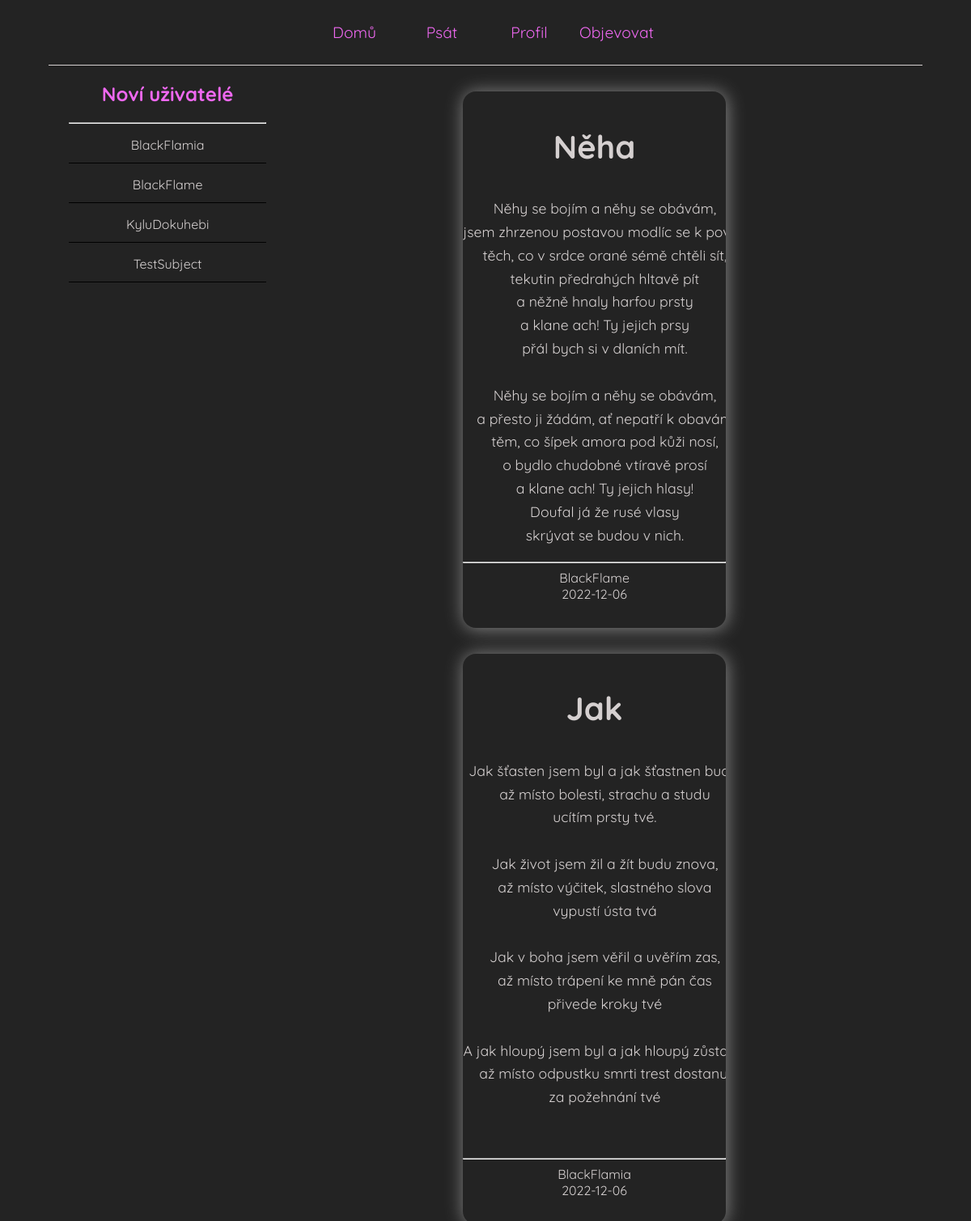
Screenshot of /index.php (signed in) with the database file from the repository.
### tables this page shows
CREATE TABLE `user` (
  `id` int(11) NOT NULL,
  `username` varchar(30) NOT NULL,
  `password` varchar(300) NOT NULL,
  `gender` int(1) NOT NULL,
  `PoetryCount` int(11) NOT NULL,
  `likeCount` int(11) NOT NULL,
  `followCount` int(11) NOT NULL,
  `infoAbout` varchar(500) NOT NULL,
  `profilePic` longblob NOT NULL,
  `email` varchar(50) NOT NULL
);

CREATE TABLE `contribution` (
  `id` int(11) NOT NULL,
  `title` varchar(40) NOT NULL,
  `poem_content` varchar(1500) NOT NULL,
  `author` varchar(30) NOT NULL,
  `date` date NOT NULL,
  `typeOfPoem` varchar(30) NOT NULL
);

### php/check.php (called while the page is built, shortened)
<?php
 class Check {
function checkHack($sql) {
    $sql = preg_replace('/\s+/', '', $sql);
    $sql = substr($sql, 12);
return 1;
}
 }
?>

### components/contents.php (the view, shortened to what this page needs)
<div class="homepageContainer">
<div class="homepage">
<?php
require "php/check.php";
$errors = new Check();
$youFollowNobody = false;
$name = $_SESSION["username"];
$sqlWhoDoYouFollow = "select following from follows where follower='$name'";
$sql = "select * from contribution where author IN (";
if($errors->checkHack($sqlWhoDoYouFollow)) {
$followers = $con -> query($sqlWhoDoYouFollow);
} else {
header("location: ../pages/errors/problem.php");
}
$followerList = array();
while ($row = $followers -> fetch_assoc()) {
array_push($followerList, $row["following"]);
}
    if(count($followerList) > 1){
      foreach($followerList as $value) {
        $sql .= "'$value',";
      };
      $sql = substr($sql, 0, -1);
    }
    $sql .= ") ORDER BY date desc;";
if(!$youFollowNobody) {
    if($errors->checkHack($sql)) {
        $result = $con -> query($sql);
        } else {
        header("../pages/errors/problem.php");
        }
    }
if($result!=false) {
if(mysqli_num_rows($result) > 0) {
while ($row = $result->fetch_assoc()) {
?>
    <div class="contribution" id="<?php echo $row['id'] ?>">
    <div class="contributionContainer">
        <h1 class="title"><?php echo $row["title"] ?></h1>
        <div class="contributionContent">
            <pre><?php echo nl2br($row["poem_content"]); ?></pre>
        </div>
        <hr class="dividerInfo">
        <div class="author">
            <?php echo $row["author"]; ?>
        </div>
        <div class="date">
            <?php echo $row["date"]; ?>
        </div>
</div>
    </div>
<?php
}
} else {
    echo "Nikdo, koho sleduješ, ještě nevydal žádný příspěvek :/ Buď první!";
}
} else {
    echo "Nikoho nesleduješ!";
}
?>
 </div>
 </div>

### index.php (shortened to what this page needs)
<?php
if(isset($_SESSION["username"]) && $_SESSION["username"]!="") {
require "./components/database.php";
require "./components/head.php";
require "./components/body.php";
require "./components/header.php";
require "./components/aside.php";
?>
<?php
require "./components/contents.php";
require "./components/footer.php";
} else {
    header("location: pages/login.php");
}
?>

### components/head.php (shortened to what this page needs)
<!DOCTYPE html>
<html lang="en">
<head>
    <link rel="stylesheet" href="/Nightingale/sources/css/all.css">

### components/body.php
</head>
<body>
    <div id="root">

### components/header.php
<header class="header">
    <div class="container-header">
        <div class="container-header-items">
            <div class="container-header__item">
                <a href="/Nightingale/php/buttons.php?id=1" class="pink link"> Domů </a>
            </div>
            <div class="container-header__item">
                <a href="/Nightingale/php/buttons.php?id=2" class="pink link"> Psát </a>
            </div>
            <div class="container-header__item">
                <a href="/Nightingale/php/buttons.php?id=3" class="pink link"> Profil </a>
            </div>
            <div class="container-header__item">
                <a href="/Nightingale/php/buttons.php?id=4" class="pink link"> Objevovat </a>
            </div>
        </div>
    </div>
</header>
<main>

### components/aside.php
<aside class="followNew">
    <div class="followNewContainer">
        <h2 class="followNewTitle pink"> Noví uživatelé </h2>
        <hr class="divider">
        <?php
        $sql = "select username from user order by rand() limit 10";
        $result = $con -> query($sql);
        while($row = $result -> fetch_assoc()) {
        ?>
        <div class="followProfile">
            <p class="followUsername"> <a href="./pages/profile.php?username=<?php echo$row["username"]; ?>"> <?php echo$row["username"]; ?> </a> </p>
        </div>
        <?php
        }
        ?>
    </div>
</aside>

### components/footer.php (shortened to what this page needs)
</main>
</div>
</body>
</html>

### sources/css/layout.css (style rules this page uses)
html, body { width:90%; height:100%; margin:0; padding:0; font-family: 'Quicksand', sans-serif !important; background-color: #232323; color: rgb(213, 208, 208) !important; margin:auto; }
body { height:100%; width:100%; }
#root { width:100%; height:100%; }
.followNew { width:250px; height:100%; margin-left:25px; }
.followProfile { height:2rem; border-bottom:1px solid black; text-align:center; }
.followNewTitle { text-align:center; }
main { display:flex; height:100%; width:100%; }
pre { font-size:1rem; font-family: 'Quicksand', sans-serif !important; line-height: 0.9rem; }

### sources/css/header.css (style rules this page uses)
.container-header { display:flex; height:80px; border-bottom:1px solid rgb(213, 208, 208); width:100%; justify-content: center; }
.container-header__item { width:120px; text-align:center; }
.container-header-items { display:flex; justify-content: space-evenly; width:40%; align-items:center; }
a { color:rgb(213, 208, 208); text-decoration: none; }
.link { font-size:1.2rem; }

### sources/css/content.css (style rules this page uses)
.contribution { width:40%; margin:2rem auto 2rem; text-align:center; box-shadow: 1px 1px 21px 1px gray; padding:1rem 0 2rem; border-radius:1rem; height: min-content; }
.homepageContainer { width:calc(100% - 250px); }
.contributionContent { overflow:hidden; }
.contributionContainer { margin:auto; }
.title { font-size:2.5rem; }
pre { font-size:1.1rem; min-width:350px; }

### sources/css/colors.css (style rules this page uses)
.pink { color: rgb(238, 104, 240); }

### sources/css/profile.css (style rules this page uses)
.homepageContainer { width:calc(100% - 250px); }
.contributionContent { overflow:hidden; }
.contributionContainer { margin:auto; }
.title { font-size:2.5rem; }
pre { font-size:1.1rem; min-width:350px; }

### rows the page displays
user: username "BlackFlamia"
user: username "BlackFlame"
user: username "KyluDokuhebi"
user: username "TestSubject"
contribution: title "Něha", poem_content "Něhy se bojím a něhy se obávám, jsem zhrzenou postavou modlíc se k těch, co v srdce orané sémě chtěli tekutin předrahých hltavě pít a něžně hnaly harfou prsty a klane ach! Ty jejich prsy přál bych si v dlaních mít. Něhy se bojím a něhy se obávám, a přesto ji žádám, ať nepatří k těm, co šípek amora pod kůži nosí, o bydlo chudobné vtíravě prosí a klane ach! Ty jejich hlasy! Doufal já že rusé vlasy skrývat se budou v nich.", author "BlackFlame", date "2022-12-06"
contribution: title "Jak", poem_content "Jak šťasten jsem byl a jak šťastnen až místo bolesti, strachu a studu ucítím prsty tvé. Jak život jsem žil a žít budu znova, až místo výčitek, slastného slova vypustí ústa tvá Jak v boha jsem věřil a uvěřím zas, až místo trápení ke mně pán čas přivede kroky tvé A jak hloupý jsem byl a jak hloupý až místo odpustku smrti trest za požehnání tvé", author "BlackFlamia", date "2022-12-06"
